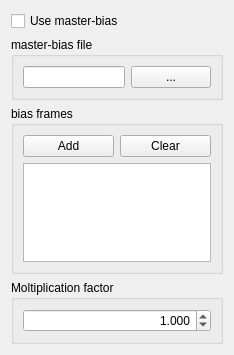
      <widget class="QWidget" name="page_bias">
       <property name="geometry">
        <rect>
         <x>0</x>
         <y>0</y>
         <width>234</width>
         <height>355</height>
        </rect>
       </property>
       <attribute name="label">
        <string>Bias-frame</string>
       </attribute>
       <layout class="QVBoxLayout" name="verticalLayout_36">
        <item>
         <widget class="QCheckBox" name="masterBiasCheckBox">
          <property name="text">
           <string>Use master-bias</string>
          </property>
         </widget>
        </item>
        <item>
         <widget class="QGroupBox" name="masterBiasGroupBox">
          <property name="sizePolicy">
           <sizepolicy hsizetype="Preferred" vsizetype="Fixed">
            <horstretch>0</horstretch>
            <verstretch>0</verstretch>
           </sizepolicy>
          </property>
          <property name="toolTip">
           <string>Select an existing master-dark file</string>
          </property>
          <property name="title">
           <string>master-bias file</string>
          </property>
          <property name="flat">
           <bool>false</bool>
          </property>
          <property name="checkable">
           <bool>false</bool>
          </property>
          <property name="checked">
           <bool>false</bool>
          </property>
          <layout class="QVBoxLayout" name="verticalLayout_33">
           <item>
            <layout class="QHBoxLayout" name="horizontalLayout_21">
             <item>
              <widget class="QLineEdit" name="masterBiasLineEdit"/>
             </item>
             <item>
              <widget class="QPushButton" name="masterBiasPushButton">
               <property name="text">
                <string>...</string>
               </property>
              </widget>
             </item>
            </layout>
           </item>
          </layout>
         </widget>
        </item>
        <item>
         <widget class="QGroupBox" name="biasFramesGroupBox">
          <property name="sizePolicy">
           <sizepolicy hsizetype="Preferred" vsizetype="Expanding">
            <horstretch>0</horstretch>
            <verstretch>0</verstretch>
           </sizepolicy>
          </property>
          <property name="toolTip">
           <string>Here you can add dark-frames
to compute master-dark file</string>
          </property>
          <property name="title">
           <string>bias frames</string>
          </property>
          <layout class="QVBoxLayout" name="verticalLayout_34">
           <item>
            <layout class="QHBoxLayout" name="horizontalLayout_22">
             <property name="spacing">
              <number>6</number>
             </property>
             <item>
              <widget class="QPushButton" name="biasAddPushButton">
               <property name="sizePolicy">
                <sizepolicy hsizetype="MinimumExpanding" vsizetype="Fixed">
                 <horstretch>0</horstretch>
                 <verstretch>0</verstretch>
                </sizepolicy>
               </property>
               <property name="minimumSize">
                <size>
                 <width>20</width>
                 <height>0</height>
                </size>
               </property>
               <property name="maximumSize">
                <size>
                 <width>300</width>
                 <height>16777215</height>
                </size>
               </property>
               <property name="text">
                <string>Add</string>
               </property>
              </widget>
             </item>
             <item>
              <widget class="QPushButton" name="biasClearPushButton">
               <property name="sizePolicy">
                <sizepolicy hsizetype="MinimumExpanding" vsizetype="Fixed">
                 <horstretch>0</horstretch>
                 <verstretch>0</verstretch>
                </sizepolicy>
               </property>
               <property name="minimumSize">
                <size>
                 <width>20</width>
                 <height>0</height>
                </size>
               </property>
               <property name="text">
                <string>Clear</string>
               </property>
              </widget>
             </item>
            </layout>
           </item>
           <item>
            <widget class="QListWidget" name="biasListWidget"/>
           </item>
          </layout>
         </widget>
        </item>
        <item>
         <widget class="QGroupBox" name="groupBox_5">
          <property name="title">
           <string>Moltiplication factor</string>
          </property>
          <layout class="QVBoxLayout" name="verticalLayout_35">
           <item>
            <widget class="QDoubleSpinBox" name="biasMulDoubleSpinBox">
             <property name="alignment">
              <set>Qt::AlignRight|Qt::AlignTrailing|Qt::AlignVCenter</set>
             </property>
             <property name="decimals">
              <number>3</number>
             </property>
             <property name="maximum">
              <double>99999999.000000000000000</double>
             </property>
             <property name="singleStep">
              <double>0.100000000000000</double>
             </property>
             <property name="value">
              <double>1.000000000000000</double>
             </property>
            </widget>
           </item>
          </layout>
         </widget>
        </item>
       </layout>
      </widget>
